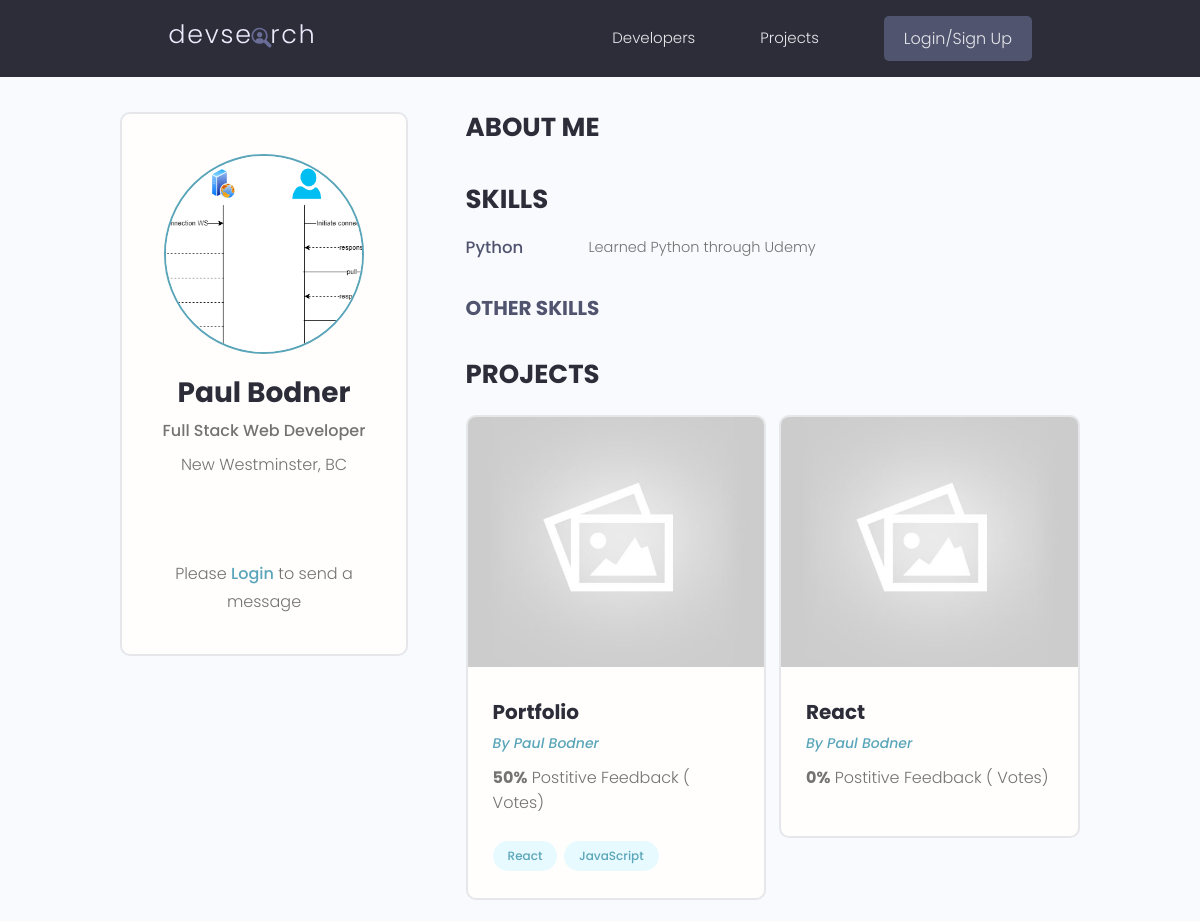
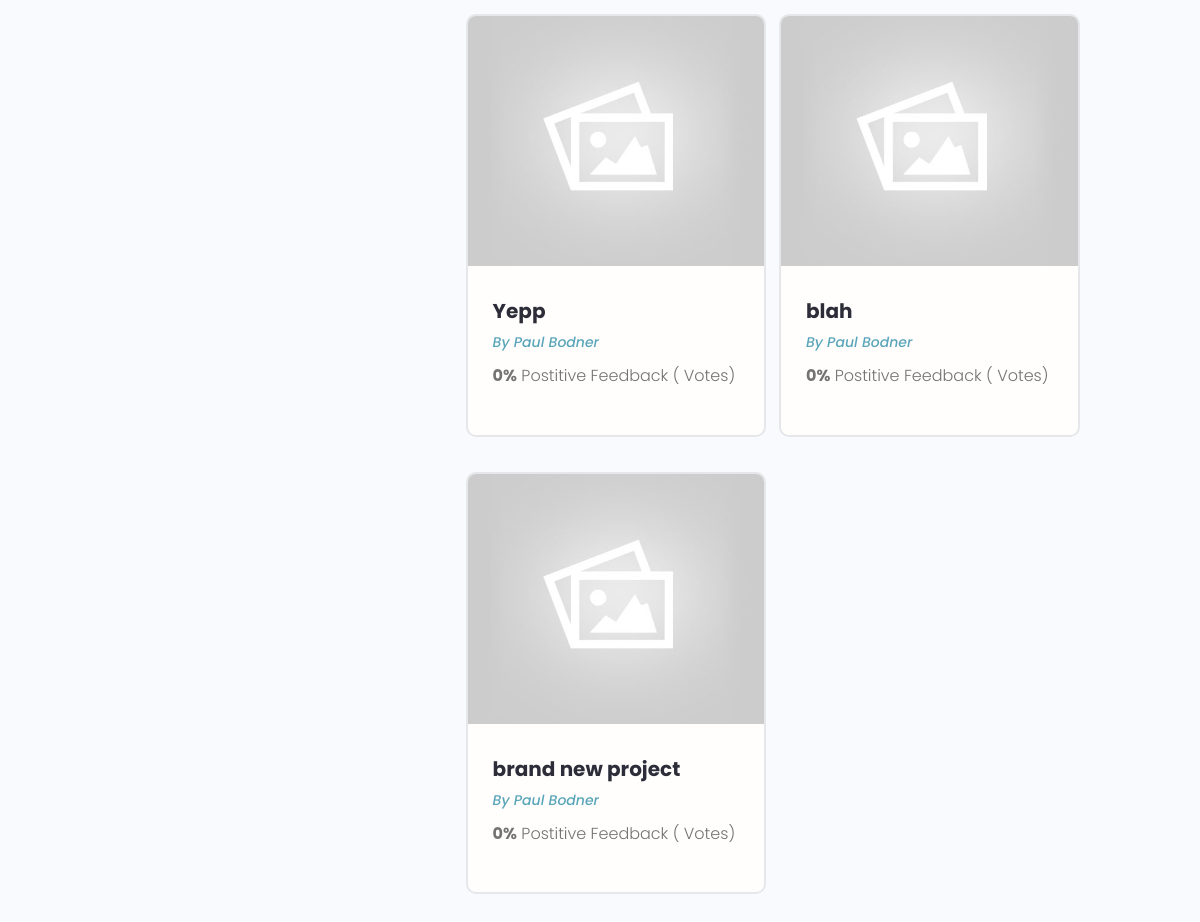
The page /profile/e6f11c16ac3a4edba5c0a4424e23b22a/ on the database its author committed (2 pictures, top to bottom).
### users/models.py (models this page shows, shortened)
class Profile(models.Model):
  user = models.OneToOneField(User, on_delete=models.CASCADE, null=True, blank=True,)
  name = models.CharField(max_length = 200, blank = True, null = True)
  email = models.EmailField(max_length=500, blank=True, null=True)
  username = models.CharField(max_length = 200, blank = True, null = True)
  username = models.CharField(max_length = 200, blank = True, null = True)
  short_intro = models.CharField(max_length = 200, blank = True, null = True)
  location = models.CharField(max_length = 200, blank = True, null = True)
  bio = models.TextField(max_length=500, blank=True, null=True)
  profile_image = models.ImageField(null = True, blank=True, upload_to='profiles/', default='profiles/user-default.png' )
  social_github = models.CharField(max_length = 200, blank = True, null = True)
  social_linkedIn= models.CharField(max_length = 200, blank = True, null = True)
  social_twitter = models.CharField(max_length = 200, blank = True, null = True)
  social_youtube = models.CharField(max_length = 200, blank = True, null = True)
  social_website = models.CharField(max_length = 200, blank = True, null = True)
  review_count = models.IntegerField(default=0)
  project_count = models.IntegerField(default=0)
  created = models.DateTimeField(auto_now_add=True)
  id = models.UUIDField(default=uuid.uuid4, unique=True, primary_key=True, editable=False)
  @property
  def getProjectData(self):
    projects = self.project_set.all()
    totalVotes = 0
    projectCount = 0
    for project in projects:
      totalVotes += project.vote_total
      projectCount += 1
    self.review_count = totalVotes
    self.project_count= projectCount
    self.save()

class Skill(models.Model):
  owner = models.ForeignKey(Profile, on_delete=models.CASCADE, null=True, blank=True)
  name = models.CharField(max_length=50)
  description = models.TextField(max_length=500, null=True, blank=True)
  created = models.DateTimeField(auto_now_add=True)
  id = models.UUIDField(default=uuid.uuid4, unique=True, primary_key=True, editable=False)

### projects/models.py (models this page shows, shortened)
class Project(models.Model):
  owner = models.ForeignKey(Profile, null=True, blank=True, on_delete=models.SET_NULL)
  title = models.CharField(max_length=200)
  description = models.TextField(null=True, blank=True)
  featured_image = models.ImageField(null=True, blank=True, default='default.jpg')
  demo_link = models.CharField(max_length=2000, null=True, blank=True)
  source_link = models.CharField(max_length=2000, null=True, blank=True)
  tags = models.ManyToManyField('Tag', blank=True)
  vote_total = models.IntegerField(default=0, null=True, blank=True)
  vote_ratio = models.IntegerField(default=0, null=True, blank=True)
  created = models.DateTimeField(auto_now_add=True)
  id = models.UUIDField(default=uuid.uuid4, unique=True, primary_key=True, editable=False)
  class Meta:
    ordering = ['-vote_ratio', '-vote_total', 'title']

class Tag(models.Model):
  name = models.CharField(max_length=200)
  created = models.DateTimeField(auto_now_add=True)
  id = models.UUIDField(default=uuid.uuid4, unique=True, primary_key=True, editable=False)

### users/views.py (the view)
# urls.py: path('profile/<str:pk>/', views.userProfile, name='user-profile'),
def userProfile(request, pk):
  profile = Profile.objects.get(id=pk)
  skills = profile.skill_set.exclude(description__exact="")
  subSkills = profile.skill_set.filter(description__exact="")
  profile.getProjectData
  context = {
    'profile': profile,
    'skills': skills,
    'subSkills': subSkills
  }
  return render(request, 'users/user-profile.html', context)

### users/templates/users/user-profile.html (shortened to what this page needs)
{% extends 'main.html' %}
{% block content %}
<main class="profile my-md">
  <div class="container">
    <div class="layout">
      <div class="column column--1of3">
        <div class="card text-center">
          <div class="card__body dev">
            <img class="avatar avatar--xl" src="{{ profile.profile_image.url }}" />
            <h2 class="dev__name">{{ profile.name }}</h2>
            {% if profile.short_intro %}
            <p class="dev__title">{{ profile.short_intro }}</p>
            {% endif %}
            {% if profile.location %}
            <p class="dev__location">{{ profile.location }}</p>
            {% endif %}
            <ul class="dev__social">
            </ul>
            {% if request.user.is_authenticated %}
            <a href="{% url 'send-message' profile.id %}" class="btn btn--sub btn--lg">Send Message </a>
            {% else %}
            <p>Please <a href="{% url 'login' %}"> Login </a> to send a message</p>
            {% endif %}
          </div>
        </div>
      </div>
      <div class="column column--2of3">
        <div class="devInfo">
          <h3 class="devInfo__title">About Me</h3>
        </div>
        <div class="devInfo">
          <h3 class="devInfo__title">Skills</h3>
          <div class="devInfo__skills">
            {% for skill in skills %}
            <div class="devSkill">
              <h4 class="devSkill__title">{{ skill.name }}</h4>
              <p class="devSkill__info">
                {{ skill.description }}
              </p>
            </div>
            {% endfor %}
            <h3 class="devInfo__subtitle">Other Skills</h3>
          </div>
        </div>
        <div class="devInfo">
          <h3 class="devInfo__title">Projects</h3>
          <div class="grid grid--two">
            {% for project in profile.project_set.all %}
            <div class="column">
              <div class="card project">
                <a href="single-project.html" class="project">
                  <img class="project__thumbnail" src="{{ project.featured_image.url }}" alt="project thumbnail" />
                  <div class="card__body">
                    <h3 class="project__title">{{ project.title }}</h3>
                    <p><a class="project__author" href="{% url 'user-profile' profile.id %}">By {{ profile.name }}</a></p>
                    <p class="project--rating">
                      <span style="font-weight: bold;">{{ project.vote_ratio }}%</span> Postitive
                      Feedback ({{ project.votes_total }} Vote{{  project.vote_total|pluralize:"s" }})
                    </p>
                    <div class="project__tags">
                      {% for tag in project.tags.all %}
                      <span class="tag tag--pill tag--main">
                        <small>{{ tag.name }}</small>
                      </span>
                      {% endfor %}
                    </div>
                  </div>
                </a>
              </div>
            </div>
            {% endfor %}
          </div>
        </div>
      </div>
    </div>
  </div>
</main>
{% endblock content %}

### static/styles/app.css (style rules this page uses)
:root { --color-sub: #2d2d39; }
.card { border: 2px solid var(--color-light); }
img { width: 100%; }
.profile .card > .dev { padding: 4rem; }
.dev__name { color: var(--color-sub); font-size: 2.8rem; font-weight: 700; margin-top: 1rem; margin-bottom: 0.5rem; }
.dev__title { font-size: 1.6rem; font-weight: 500; line-height: 1.3; }
.dev__location { margin-top: 1rem; }
.dev__social { margin: 3rem 0; list-style: none; display: flex; justify-content: center; gap: 1.5rem; }
.devInfo { margin-bottom: 3rem; }
.devInfo__title, .devInfo__subtitle { font-size: 2.6rem; color: var(--color-sub); text-transform: uppercase; font-weight: 700; margin-bottom: 1.5rem; }
.devInfo__subtitle { font-size: 2rem; color: var(--color-sub-light); }
.devInfo__about, .devSkill__info { font-size: 1.45rem; line-height: 1.7; text-align: justify; }
.devSkill { margin-bottom: 3rem; }
.devSkill__title { font-size: 1.65rem; font-weight: 500; color: var(--color-sub-light); }
@media screen and (min-width: 700px) { .devSkill { display: flex; justify-content: space-between; gap: 3rem; } }
@media screen and (min-width: 700px) { .devSkill__info { flex-basis: 80%; } }
.project__author { font-size: 1.4rem; font-style: italic; }
.project--rating { margin-bottom: 1.6em; margin-top: .5em; }
.project__thumbnail { height: 25rem; object-fit: cover; object-position: top center; }
.project__title { font-size: 2rem; font-weight: 700; color: var(--color-sub); }

### static/uikit/styles/modules/_variables.css (style rules this page uses)
:root { --color-main: #5aa5b9; --color-main-light: #e6faff; --color-sub: #3f4156; --color-sub-light: #51546e; --color-sub-lighter: #ededfd; --color-text: #737373; --color-gray: #8b8b8b; --color-light: #e5e7eb; --color-light-gray: #767676; --color-bg: #f8fafd; --color-white: #fffefd; --color-white-light: #f3f3f3; --color-success: #359e64; --color-success-bg: #def8e8; --color-error: #fc4b0b; --color-error-bg: #fff2ee; --font-base: 'Poppins', arial, helvetica, 'Segoe UI', roboto, ubuntu, sans-serif; --font-monospace: 'Fira Code', 'Courier New', courier, monospace; --font-regular: 300; --font-medium: 500; --font-bold: 700; --generic-shadow: 1px 1px 5px #00000010; --generic-transition: all 0.3s ease-in-out; }

### static/uikit/styles/modules/_base.css (style rules this page uses)
* { margin: 0; padding: 0; box-sizing: border-box; text-rendering: optimizeLegibility; color: inherit; font-size: inherit; }
html { font-size: 50%; }
@media only screen and (min-width: 480px) { html { font-size: 56.25%; } }
@media only screen and (min-width: 1200px) { html { font-size: 62.5%; } }
body { line-height: 1.6; font-weight: 400; font-size: 1.5rem; color: var(--color-text); background-color: var(--color-bg); min-height: 100vh; }

### static/uikit/styles/modules/_typography.css (style rules this page uses)
* { font-family: var(--font-base); }
h2 { font-size: 3.6rem; font-weight: var(--font-bold); }
h3 { font-size: 3.2rem; font-weight: var(--font-medium); }
h4 { font-size: 2.8rem; font-weight: var(--font-medium); }
p, span, strong { font-size: 1.6rem; color: var(--color-text); font-weight: var(--font-regular); }
a { padding-bottom: 2px; text-decoration: none; display: inline-block; color: var(--color-main); font-weight: var(--font-medium); }

### static/uikit/styles/modules/_utilities.css (style rules this page uses)
.container { width: 92%; max-width: 165rem; margin: 0 auto; box-sizing: border-box; }
@media screen and (min-width: 1000px) { .container { width: 90%; } }
@media screen and (min-width: 1200px) { .container { width: 80%; } }
.text-center { text-align: center; }
.my-md { margin: 3rem auto; }

### static/uikit/styles/modules/_avatar.css (style rules this page uses)
.avatar { border-radius: 50%; border: 2px solid var(--color-main); object-fit: cover; }
.avatar--xl { height: 20rem; width: 20rem; }

### static/uikit/styles/modules/_card.css (style rules this page uses)
.card { border-radius: 1rem; background-color: var(--color-white); border: 1.5px solid var(--color-light); width: auto; height: auto; margin-top: 0.5rem; margin-bottom: 0.5rem; overflow: hidden; }
.card__body, .card__header { padding: 2rem 2.5rem; }

### static/uikit/styles/modules/_tag.css (style rules this page uses)
.tag { display: inline-flex; align-items: center; background-color: var(--color-sub); height: -webkit-fit-content; height: -moz-fit-content; height: fit-content; width: -webkit-fit-content; width: -moz-fit-content; width: fit-content; border-radius: 0.5rem; padding: 0.5rem 1.5rem; font-size: 1.2rem; cursor: pointer; }
.tag:not(:last-child) { margin-right: 0.25rem; margin-bottom: 0.75rem; }
.tag > small { color: var(--color-white); }
.tag--pill { border-radius: 5rem; }
.tag--main, .tag--main > small { background: var(--color-main-light); color: var(--color-main); font-weight: 500; }

### rows shown on the page
Profile: profile_image (picture), name "Paul Bodner", short_intro "Full Stack Web Developer", location "New Westminster, BC"
Skill: name "Python", description "Learned Python through Udemy"
Project: featured_image (placeholder picture), title "Portfolio", vote_ratio "50"
Tag: name "React"
Tag: name "JavaScript"
Project: featured_image (placeholder picture), title "React", vote_ratio "0"
Project: featured_image (placeholder picture), title "Yepp", vote_ratio "0"
Project: featured_image (placeholder picture), title "blah", vote_ratio "0"
Project: featured_image (placeholder picture), title "brand new project", vote_ratio "0"
